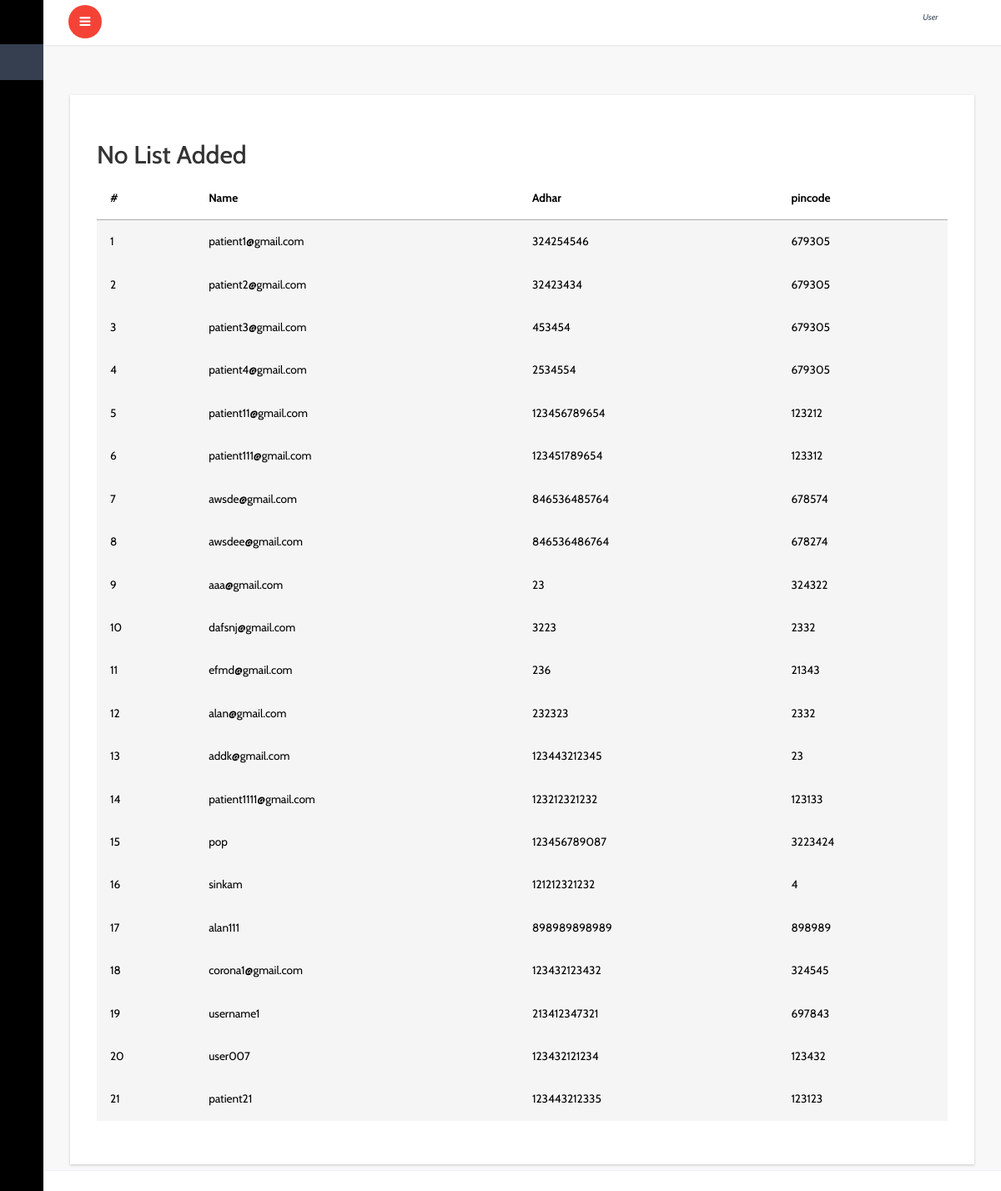
Screenshot of /patient/view_all_patients with the database file from the repository.
### account/models.py (models this page shows, shortened)
class Patient_Register(models.Model):
    user=models.OneToOneField(User,on_delete=models.CASCADE)
    name=models.CharField(max_length=30)
    phonenumber=PhoneNumberField()
    adhar=models.PositiveIntegerField(unique=True)
    pincode=models.PositiveIntegerField()

### patient/views.py (the view)
# urls.py: path('view_all_patients',views.view_all_patients,name='view_all_patients'),
def view_all_patients(request):
    patients=Patient_Register.objects.all()
    return render(request,'doctor/view_all_patients.html',{'patients':patients})

### templates/doctor/view_all_patients.html (shortened to what this page needs)
{% extends 'dashboard/index.html' %}
{% block content %}
			<div id="page-wrapper">
				<div class="graphs">
					 <div class="xs tabls">
						<div class="bs-example4" data-example-id="contextual-table">
                            <table class="table">
                                <thead>
                                  <tr>
                                    <th>#</th>
                                    <th>Name</th>
                                     <th>Adhar</th>
                                     <th>pincode</th>
                                  </tr>
                                </thead>
                                <tbody>
                                    {% for l in patients %}
                                  <tr class="active">
                                      <td class="serial">{{ forloop.counter }}</td>
                                      <td>{{l.user}}</td>
                                      {% if l.patient.adhar %}
                                      <td>{{l.patient.adhar}}</td>
                                      {% else %}
                                      <td>{{l.adhar}}</td>
                                      {% endif %}
                                      <td>{{l.pincode}}</td>
                                </tr>
                                  {% endfor %}
                                  </tbody>
                                  <br>
                                  <h2>No List Added</h2>
                              </table>
					   </div>
						</div>
						</div>
					</div>
		{% endblock %}

### rows the page displays
Patient_Register: user "patient1@gmail.com", adhar "324254546", pincode "679305"
Patient_Register: user "patient2@gmail.com", adhar "32423434", pincode "679305"
Patient_Register: user "patient3@gmail.com", adhar "453454", pincode "679305"
Patient_Register: user "patient4@gmail.com", adhar "2534554", pincode "679305"
Patient_Register: user "patient11@gmail.com", adhar "123456789654", pincode "123212"
Patient_Register: user "patient111@gmail.com", adhar "123451789654", pincode "123312"
Patient_Register: user "awsde@gmail.com", adhar "846536485764", pincode "678574"
Patient_Register: user "awsdee@gmail.com", adhar "846536486764", pincode "678274"
Patient_Register: user "aaa@gmail.com", adhar "23", pincode "324322"
Patient_Register: user "dafsnj@gmail.com", adhar "3223", pincode "2332"
Patient_Register: user "efmd@gmail.com", adhar "236", pincode "21343"
Patient_Register: user "alan@gmail.com", adhar "232323", pincode "2332"
Patient_Register: user "addk@gmail.com", adhar "123443212345", pincode "23"
Patient_Register: user "patient1111@gmail.com", adhar "123212321232", pincode "123133"
Patient_Register: user "pop", adhar "123456789087", pincode "3223424"
Patient_Register: user "sinkam", adhar "121212321232", pincode "4"
Patient_Register: user "alan111", adhar "898989898989", pincode "898989"
Patient_Register: user "corona1@gmail.com", adhar "123432123432", pincode "324545"
Patient_Register: user "username1", adhar "213412347321", pincode "697843"
Patient_Register: user "user007", adhar "123432121234", pincode "123432"
Patient_Register: user "patient21", adhar "123443212335", pincode "123123"
